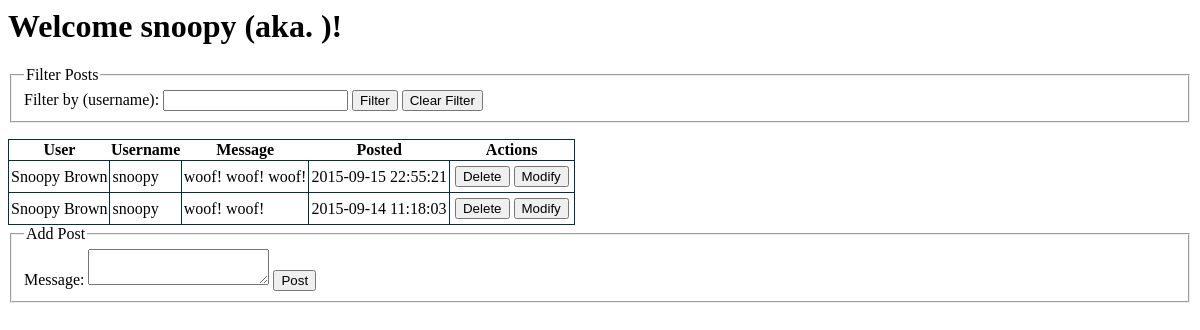
/posts/posts.php?username=snoopy, run on the app's committed database.
### tables this page shows
CREATE TABLE posts (
	id INT NOT NULL PRIMARY KEY AUTO_INCREMENT,
	user_id INT NOT NULL,
	message TEXT NOT NULL,
	posted TIMESTAMP DEFAULT CURRENT_TIMESTAMP ON UPDATE CURRENT_TIMESTAMP,
	FOREIGN KEY (user_id) REFERENCES users(id)
);

CREATE TABLE users (
	id INT NOT NULL PRIMARY KEY AUTO_INCREMENT,
	username VARCHAR (50) NOT NULL UNIQUE,
	password VARCHAR (255) NOT NULL,
	first_name VARCHAR(50) NOT NULL,
	last_name VARCHAR(50) NOT NULL,
	email VARCHAR(100) NOT NULL,
	species VARCHAR (100) NOT NULL DEFAULT 'human',
	gender CHAR(1) NOT NULL,
	age INT NOT NULL
);

### posts/Dao.php (called while the page is built, shortened)
<?php
class Dao
{
	private function getConnection()
	{
		$url = parse_url(getenv('CLEARDB_DATABASE_URL'));
		$host = $url["host"];
		$db   = substr($url["path"], 1);
		$user = $url["user"];
		$pass = $url["pass"];
		$conn = new PDO("mysql:host=$host;dbname=$db;", $user, $pass);
		$conn->setAttribute(PDO::ATTR_ERRMODE, PDO::ERRMODE_EXCEPTION);
		return $conn;
	}
	public function filterPostsByKey($key, $value)
	{
		$conn = $this->getConnection();
		$stmt = $conn->prepare("SELECT u.first_name, u.last_name, u.username, p.message, p.posted
							FROM posts AS p JOIN users AS u ON p.user_id = u.id
							WHERE $key = :value");
		$stmt->bindParam(":value", $value);
		$stmt->execute();
		return $stmt;
	}
}

### posts/posts.php (the view, shortened to what this page needs)
<?php
require_once('Dao.php');
$dao = new Dao();
if(isset($_POST['loginButton'])) {
	$userName = htmlspecialchars($_POST['username']);
	$realName = htmlspecialchars($_POST['realname']);
	$_SESSION['userName'] = $userName;
	$_SESSION['realName'] = $realName;
	$_SESSION['userId'] = $dao->getUser($userName)['id'];
} else {
	$userName = isset($_SESSION['userName']) ? $_SESSION['userName'] : 'snoopy';
	$realName = isset($_SESSION['realName']) ? $_SESSION['realName'] : '';
}
try {
	if(isset($_GET['username'])) {
		$username = htmlspecialchars($_GET['username']);
		$posts = $dao->filterPostsByKey("username", $username);
	} else {
		$posts = $dao->getPostsJoinUserName();
	}
} catch (PDOException $e) {
	echo "<p>Failed to retrieve posts.</p>";
	die;
}
?>
<html>
<head>
	<link rel="stylesheet" type="text/css" href="style.css">
</head>
<body>
	<h1>Welcome <?= $userName ?> (aka. <?= $realName ?>)!</h1>
	<form id="message-filter" action="handler.php" method="GET">
		<fieldset>
			<legend>Filter Posts</legend>
				<label for="username">Filter by (username):</label>
				<input type="text" id="username" name="username" />
				<input type="submit" name="filterButton" value="Filter" />
				<?php if(isset($_GET['username'])) {  ?>
					<input type="submit" name="clearButton" value="Clear Filter" />
				<?php } ?>
		</fieldset>
	</form>
	<table>
		<thead>
			<tr><th>User</th><th>Username</th><th>Message</th><th>Posted</th><th>Actions</th></tr>
		</thead>
		<tbody>
			<?php foreach($posts as $post) { ?>
			<tr>
				<td><?= $post['first_name'] . " " . $post['last_name']; ?></td>
				<td><?= $post['username'] ?></td>
				<td><?= $post['message']; ?></td>
				<td><?= $post['posted']; ?></td>
				<td>
				 <?php
				 if($userName == $post['username']) { ?>
					<form name="postForm" action="handler.php" method="POST">
						<span>
							<input type="submit" name="deleteButton" value="Delete">
							<input type="submit" name="modifyButton" value="Modify">
						</span>
					</form>
				 <?php } ?>
				</td>
			</tr>
		<?php } ?>
		</tbody>
	</table>
	<form id="add-post" action="handler.php" method="POST">
		<fieldset>
			<legend>Add Post</legend>
				<label for="message">Message:</label>
				<textarea name="message" id="message"></textarea>
				<input type="submit" name="postButton" value="Post" />
		</fieldset>
	</form>
</body>
</html>

### posts/style.css (style rules this page uses)
table, tr, td { border: 1px solid #003333; border-collapse: collapse; }
td { padding: 2px; vertical-align: middle; }
td > form { margin: 3px; }

### data on the page
posts: user.first_name "Snoopy", user.last_name "Brown", user.username "snoopy", message "woof! woof! woof!", posted "2015-09-15 22:55:21"
posts: user.first_name "Snoopy", user.last_name "Brown", user.username "snoopy", message "woof! woof!", posted "2015-09-14 11:18:03"

### other printed values
$userName "snoopy"
